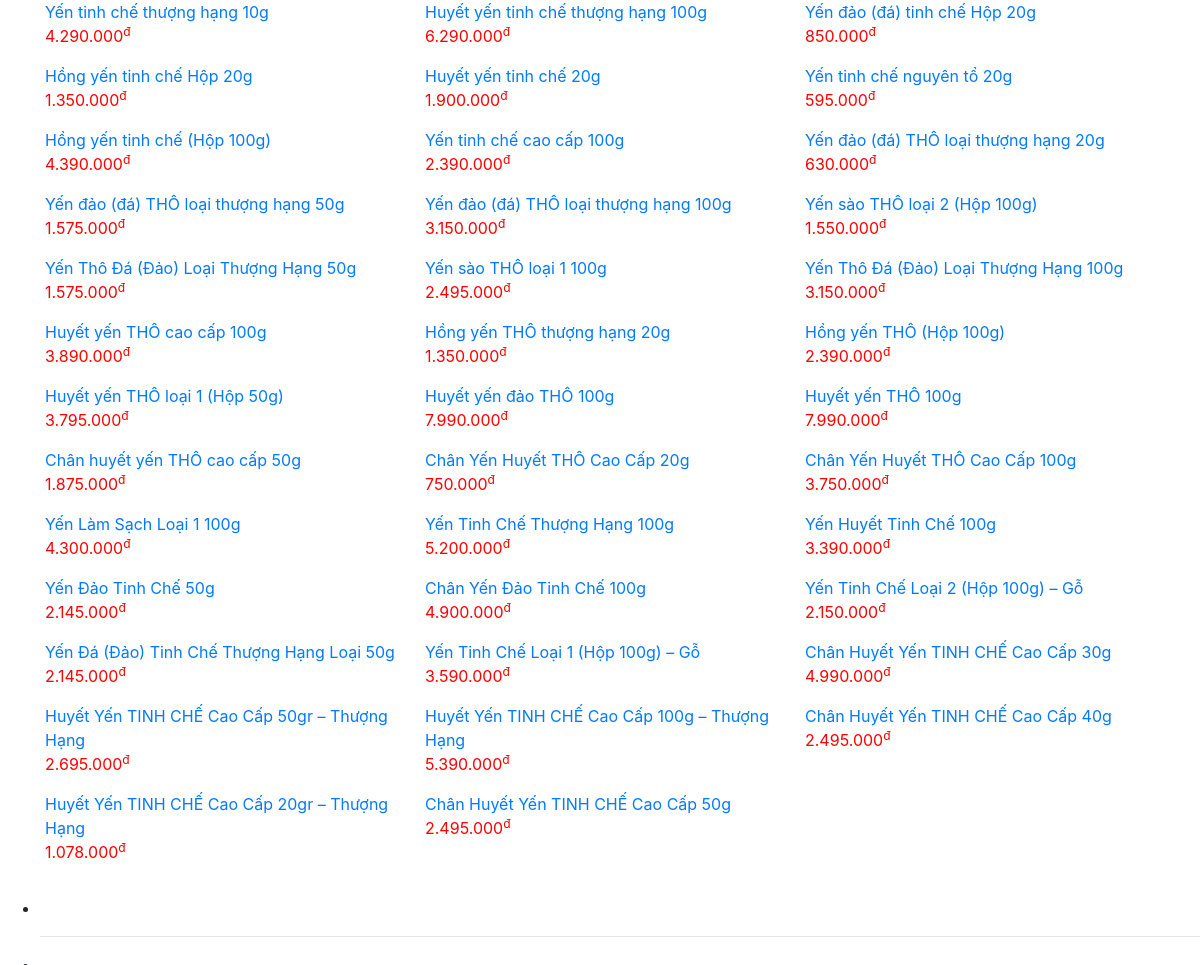
Screenshot of /WEB_YEN_NGA/pages/timkiem.php with the database file from the repository.
### tables this page shows
CREATE TABLE IF NOT EXISTS `tbl_sanpham` (
  `id` int(11) NOT NULL AUTO_INCREMENT,
  `ten` varchar(100) NOT NULL,
  `anh` varchar(200) NOT NULL,
  `gia` int(11) NOT NULL,
  `noidung` text NOT NULL,
  `id_dm` int(11) NOT NULL,
  PRIMARY KEY (`id`),
  UNIQUE KEY `ten` (`ten`)
);

### WEB_YEN_NGA/pages/timkiem.php (the view, shortened to what this page needs)
<?php
    $result = "SELECT *FROM tbl_sanpham WHERE tbl_sanpham.id AND tbl_sanpham.ten LIKE '%".$tukhoa."%'";
    $result = mysqli_query($mysqli,$result);
?>
  <link rel="stylesheet" href="https://stackpath.bootstrapcdn.com/bootstrap/4.3.1/css/bootstrap.min.css">
<ul class="container product_list">
<?php
  $count = 0;
  while ($row = mysqli_fetch_array($result)) {
    $count++;
    if ($count % 3 == 1) {
      echo '<div class="row">';
    }
    ?>
<div class="col-md-4">
        <a href="index.php?quanly=sanpham&id=<?php echo $row['id']?>">
            <p class="tittle_product"><?php echo $row['ten']?> <br /> <span
                    style="display: inline-block; margin-right: 5px; color: red;"><?= number_format($row['gia'],0,",",".")?><sup>đ</sup></span>
            </p>
        </a>
    </div>
<?php
    if ($count % 3 == 0) {
      echo '</div>';
    }
  }
  if ($count % 3 != 0) {
    echo '</div>';
  }
  ?>
</ul>
<div class="fixed-tool">
        <ul>
            <li>
            </li>
        <hr>
            <li> <a target="_blank" href="https://zalo.me/0785766878"><i class="fa-solid fa-comments" style="color: #ffffff;"></i></a>
            </li>
        </ul>
    </div>

### rows the page displays
tbl_sanpham: ten "Yến tinh chế thượng hạng 10g", gia "4.290.000"
tbl_sanpham: ten "Huyết yến tinh chế thượng hạng 100g", gia "6.290.000"
tbl_sanpham: ten "Yến đảo (đá) tinh chế Hộp 20g", gia "850.000"
tbl_sanpham: ten "Hồng yến tinh chế Hộp 20g", gia "1.350.000"
tbl_sanpham: ten "Huyết yến tinh chế 20g", gia "1.900.000"
tbl_sanpham: ten "Yến tinh chế nguyên tổ 20g", gia "595.000"
tbl_sanpham: ten "Hồng yến tinh chế (Hộp 100g)", gia "4.390.000"
tbl_sanpham: ten "Yến tinh chế cao cấp 100g", gia "2.390.000"
tbl_sanpham: ten "Yến đảo (đá) THÔ loại thượng hạng 20g", gia "630.000"
tbl_sanpham: ten "Yến đảo (đá) THÔ loại thượng hạng 50g", gia "1.575.000"
tbl_sanpham: ten "Yến đảo (đá) THÔ loại thượng hạng 100g", gia "3.150.000"
tbl_sanpham: ten "Yến sào THÔ loại 2 (Hộp 100g)", gia "1.550.000"
tbl_sanpham: ten "Yến Thô Đá (Đảo) Loại Thượng Hạng 50g", gia "1.575.000"
tbl_sanpham: ten "Yến sào THÔ loại 1 100g", gia "2.495.000"
tbl_sanpham: ten "Yến Thô Đá (Đảo) Loại Thượng Hạng 100g", gia "3.150.000"
tbl_sanpham: ten "Huyết yến THÔ cao cấp 100g", gia "3.890.000"
tbl_sanpham: ten "Hồng yến THÔ thượng hạng 20g", gia "1.350.000"
tbl_sanpham: ten "Hồng yến THÔ (Hộp 100g)", gia "2.390.000"
tbl_sanpham: ten "Huyết yến THÔ loại 1 (Hộp 50g)", gia "3.795.000"
tbl_sanpham: ten "Huyết yến đảo THÔ 100g", gia "7.990.000"
tbl_sanpham: ten "Huyết yến THÔ 100g", gia "7.990.000"
tbl_sanpham: ten "Chân huyết yến THÔ cao cấp 50g", gia "1.875.000"
tbl_sanpham: ten "Chân Yến Huyết THÔ Cao Cấp 20g", gia "750.000"
tbl_sanpham: ten "Chân Yến Huyết THÔ Cao Cấp 100g", gia "3.750.000"
tbl_sanpham: ten "Yến Làm Sạch Loại 1 100g", gia "4.300.000"
tbl_sanpham: ten "Yến Tinh Chế Thượng Hạng 100g", gia "5.200.000"
tbl_sanpham: ten "Yến Huyết Tinh Chế 100g", gia "3.390.000"
tbl_sanpham: ten "Yến Đảo Tinh Chế 50g", gia "2.145.000"
tbl_sanpham: ten "Chân Yến Đảo Tinh Chế 100g", gia "4.900.000"
tbl_sanpham: ten "Yến Tinh Chế Loại 2 (Hộp 100g) – Gỗ", gia "2.150.000"
tbl_sanpham: ten "Yến Đá (Đảo) Tinh Chế Thượng Hạng Loại 50g", gia "2.145.000"
tbl_sanpham: ten "Yến Tinh Chế Loại 1 (Hộp 100g) – Gỗ", gia "3.590.000"
tbl_sanpham: ten "Chân Huyết Yến TINH CHẾ Cao Cấp 30g", gia "4.990.000"
tbl_sanpham: ten "Huyết Yến TINH CHẾ Cao Cấp 50gr – Thượng Hạng", gia "2.695.000"
tbl_sanpham: ten "Huyết Yến TINH CHẾ Cao Cấp 100g – Thượng Hạng", gia "5.390.000"
tbl_sanpham: ten "Chân Huyết Yến TINH CHẾ Cao Cấp 40g", gia "2.495.000"
tbl_sanpham: ten "Huyết Yến TINH CHẾ Cao Cấp 20gr – Thượng Hạng", gia "1.078.000"
tbl_sanpham: ten "Chân Huyết Yến TINH CHẾ Cao Cấp 50g", gia "2.495.000"
